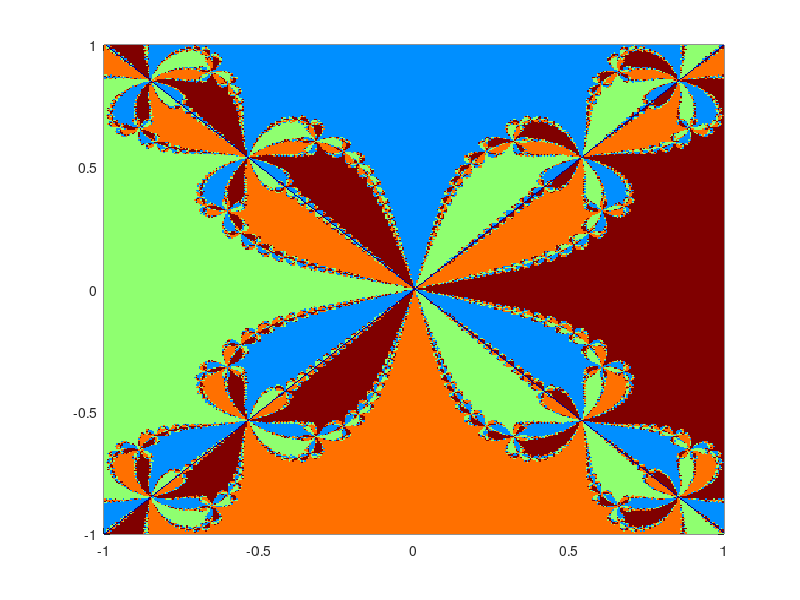

The MATLAB script that drew this image:


maxints = 100;
nMesh = 400;

x = linspace(-1,1,nMesh);
y = linspace(-1,1,nMesh);
[X, Y] = meshgrid(x,y);

z = X +1i*Y;

for k = 1:maxints

dz = -(z.^4 - 1)./(4*z.^3); %<<<< edit function

z = z + dz;
end


%% Assign Colours
Z = zeros(size(z));

for j = 1:4
Z( abs(z-1i^j) < 0.0000001 ) = j;
end

%% Plotting/ Giffing

colormap(jet)
pcolor(x,y,Z)
shading flat
axis([-1,1,-1,1])
drawnow